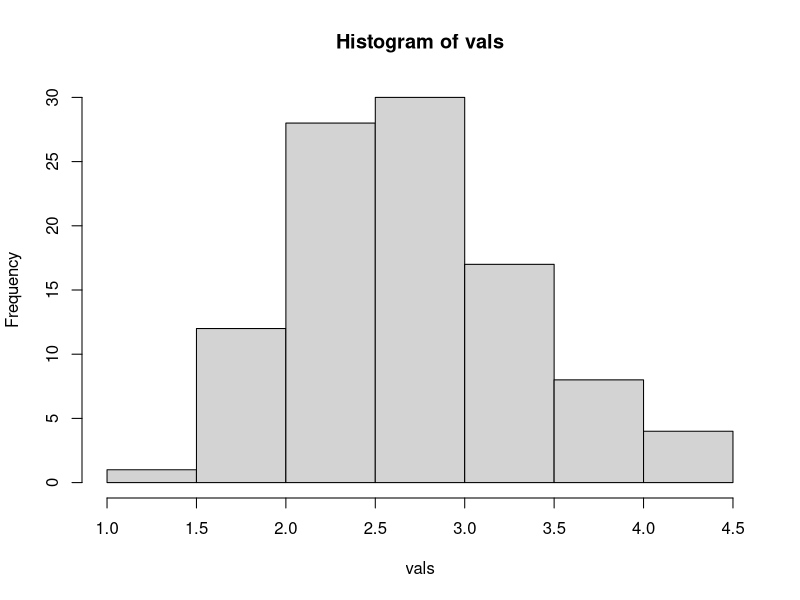
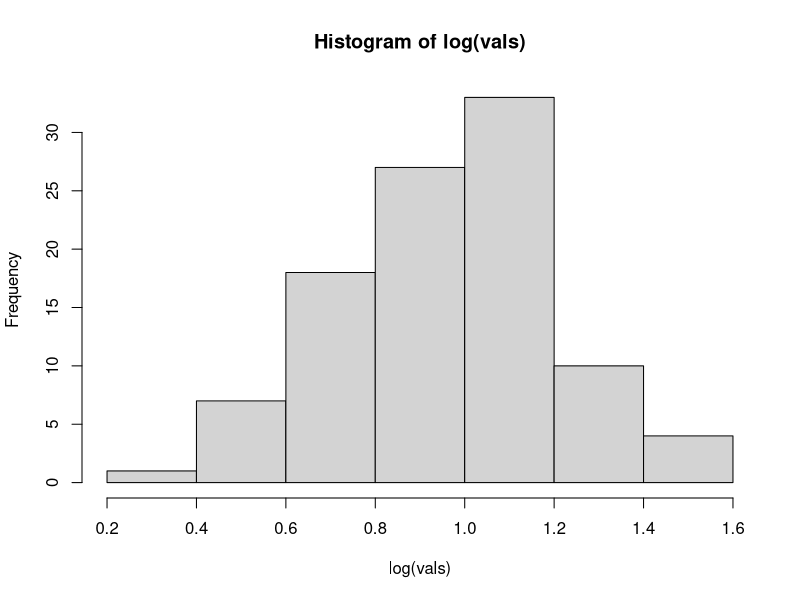

Source code (R) for these figures, in order:
## ---- chunk 1
vals <- rlnorm(n = 100, meanlog = 1, sdlog = .25)
hist(vals)
hist(log(vals))
